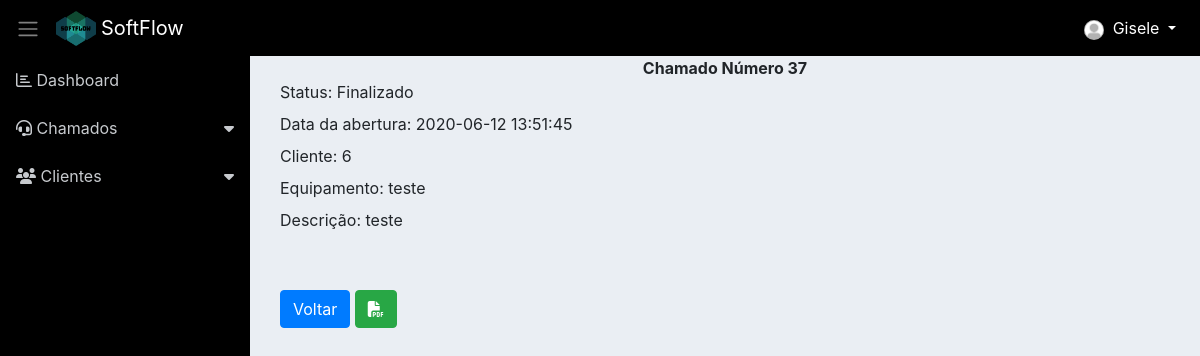
The page /visualizar_chamadoFinalizado.php?id=37 (signed in) on the database its author committed.
### tables this page shows
CREATE TABLE `chamado` (
  `id` int(11) NOT NULL,
  `id_cliente` int(11) NOT NULL,
  `id_funcionario` int(11) DEFAULT NULL,
  `status` varchar(155) NOT NULL,
  `equipamento` varchar(115) NOT NULL,
  `descricao` varchar(155) NOT NULL,
  `abertura` varchar(155) NOT NULL,
  `encerramento` varchar(155) DEFAULT NULL
);

### classes/Model.php (called while the page is built, shortened)
<?php
require_once 'Conn.php';
class Model
{
	protected $tabela;
	protected $class;
	protected $db;
    public function __construct()
    {
        $conn = new Conn();
        $this->db = $conn->getConn();
    }
    public function get($id)
    {
    	$sql = "SELECT * FROM {$this->tabela} WHERE id = {$id}";
    	$stmt = $this->db->prepare($sql);
    	$stmt->setFetchMode(PDO::FETCH_CLASS, $this->class);
    	$stmt->execute();
    	return $stmt->fetch();
    }
}

### classes/Conn.php (called while the page is built)
<?php
class Conn {
    public static $Host = "localhost";
    public static $User = "root";
    public static $Pass = "";
    public static $Dbname = "sistema_informatica_pi";
    private static $Connect = null;
    private static function Conectar() {
        try {
            if(self::$Connect == null):
                self::$Connect = new PDO('mysql:host=' . self::$Host .';dbname='.self::$Dbname, self::$User, self::$Pass);
            endif;
        } catch (Exception $ex) {
            echo 'Mensagem: ' . $ex->getMessage();
            die;
        }
        return self::$Connect;
    }
    public function getConn() {
        return self::Conectar();
    }
}

### classes/ChamadoDAO.php (called while the page is built, shortened)
<?php
require_once 'Model.php';
class ChamadoDAO extends Model
{
    public function __construct() {
    	$this->tabela = 'chamado';
    	$this->class = 'Chamado';
    }
}

### classes/Chamado.php (called while the page is built, shortened)
<?php
class Chamado
{
	private $id;
	private $id_cliente;
	private $status;
	private $descricao;
	private $abertura;
    private $equipamento;
    public function getId()
    {
        return $this->id;
    }
    public function getStatus()
    {
        return $this->status;
    }
    public function getDescricao()
    {
        return $this->descricao;
    }
    public function getAbertura()
    {
        return $this->abertura;
    }
    public function getIdCliente()
    {
        return $this->id_cliente;
    }
    public function getEquipamento()
    {
        return $this->equipamento;
    }
}

### visualizar_chamadoFinalizado.php (the view, shortened to what this page needs)
<?php include './layout/header.php'; ?>
<?php include './layout/menu.php'; ?>
<?php
	require 'classes/Chamado.php';
	require 'classes/ChamadoDAO.php';
	$chamado = new Chamado();
	if(isset($_GET['id']) && $_GET['id'] != ''){
		$id = $_GET['id'];
		$chamadoDAO = new ChamadoDAO();
		$chamado = $chamadoDAO->get($id);
	}
?>
<div class="container">
	<div class="text-center">
	<strong>Chamado Número <?php echo $chamado->getId() ?></strong>
	</div>
	<div class="container">
	<label>Status: <?php echo $chamado->getStatus() ?></label><br>
	<label>Data da abertura: <?php echo $chamado->getAbertura() ?></label><br>
	<label>Cliente: <?php echo $chamado->getIdCliente() ?></label><br>
	<label>Equipamento: <?php echo $chamado->getEquipamento() ?></label><br>
	<label>Descrição: <?php echo $chamado->getDescricao() ?></label><br>
	</div>
	<div class="container">
			<a href="chamado_espera.php" class="btn btn-primary">Voltar</a>
			<a href="pdf_chamado_finalizado.php?id=<?= $chamado->getId() ?>" class="btn btn-success"><i class="fas fa-file-pdf"></i></a>
	</div>
</div>
<?php include './layout/footer.php'; ?>

### assets/css/dashboard.css (style rules this page uses)
body { background-color: #eaeef3; }

### visualizar_chamadoFinalizado.php (style rules this page uses)
.container { margin-bottom: 50px; }

### rows shown on the page
chamado: id "37", status "Finalizado", abertura "2020-06-12 13:51:45", id_cliente "6", equipamento "teste", descricao "teste"

### other values the page prints
$_SESSION['nome'] "Gisele"
